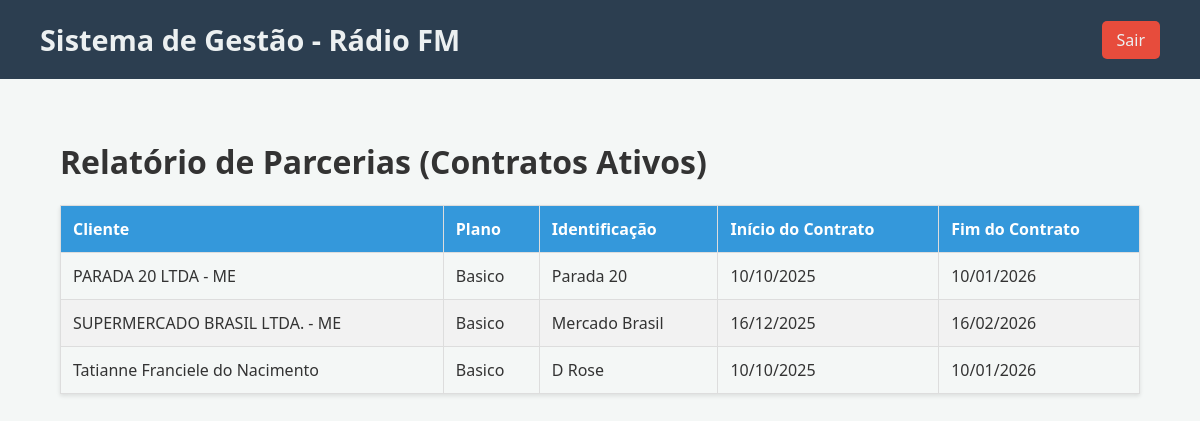
The app's page /controle/relatorio_parcerias.php (signed in) with its own data.
### tables this page shows
CREATE TABLE `contratos` (
  `id` int(11) NOT NULL,
  `identificacao` varchar(255) DEFAULT NULL,
  `cliente_id` int(11) NOT NULL,
  `plano_id` int(11) NOT NULL,
  `valor` decimal(10,2) NOT NULL,
  `data_inicio` date NOT NULL,
  `data_fim` date NOT NULL
);

CREATE TABLE `clientes` (
  `id` int(11) NOT NULL,
  `empresa` varchar(100) NOT NULL,
  `cnpj_cpf` varchar(20) NOT NULL,
  `email` varchar(100) NOT NULL,
  `telefone` varchar(20) DEFAULT NULL,
  `endereco` varchar(200) DEFAULT NULL,
  `credito_permuta` decimal(10,2) DEFAULT 0.00,
  `saldo_permuta` decimal(10,2) NOT NULL DEFAULT 0.00,
  `data_cadastro` datetime NOT NULL,
  `ativo` tinyint(1) DEFAULT 1
);

CREATE TABLE `planos` (
  `id` int(11) NOT NULL,
  `nome` varchar(100) NOT NULL,
  `descricao` text DEFAULT NULL,
  `preco` decimal(10,2) NOT NULL,
  `insercoes_mes` int(11) NOT NULL
);

### controle/relatorio_parcerias.php (the view, shortened to what this page needs)
<?php
$page_title = "Relatório de Parcerias";
require_once 'templates/header.php';
$sql = "
    SELECT
        c.empresa AS nome_cliente,
        p.nome AS nome_plano,
        ct.identificacao,
        ct.data_inicio,
        ct.data_fim
    FROM contratos ct
    JOIN clientes c ON ct.cliente_id = c.id
    JOIN planos p ON ct.plano_id = p.id
    WHERE ct.data_fim >= CURDATE()
    ORDER BY c.empresa, ct.data_inicio
";
$result = $conn->query($sql);
?>
<h1><?php echo $page_title; ?> (Contratos Ativos)</h1>
<table>
    <thead>
        <tr>
            <th>Cliente</th>
            <th>Plano</th>
            <th>Identificação</th>
            <th>Início do Contrato</th>
            <th>Fim do Contrato</th>
        </tr>
    </thead>
    <tbody>
        <?php if ($result && $result->num_rows > 0): ?>
            <?php while($row = $result->fetch_assoc()): ?>
                <tr>
                    <td><?php echo htmlspecialchars($row['nome_cliente']); ?></td>
                    <td><?php echo htmlspecialchars($row['nome_plano']); ?></td>
                    <td><?php echo htmlspecialchars($row['identificacao'] ?: 'N/A'); ?></td>
                    <td><?php echo date("d/m/Y", strtotime($row['data_inicio'])); ?></td>
                    <td><?php echo date("d/m/Y", strtotime($row['data_fim'])); ?></td>
                </tr>
            <?php endwhile; ?>
        <?php else: ?>
            <tr>
                <td colspan="5">Nenhum contrato ativo encontrado.</td>
            </tr>
        <?php endif; ?>
    </tbody>
</table>
<?php
require_once  'templates/footer.php';
?>

### controle/assets/style.css (style rules this page uses)
body { font-family: 'Segoe UI', Tahoma, Geneva, Verdana, sans-serif; background-color: #f4f7f6; margin: 0; padding: 0; color: #333; }
table { width: 100%; border-collapse: collapse; margin-top: 20px; box-shadow: 0 2px 4px rgba(0,0,0,0.1); }
th, td { border: 1px solid #ddd; padding: 12px; text-align: left; }
th { background-color: #3498db; color: white; }
tbody tr:nth-child(even) { background-color: #f2f2f2; }

### records on screen
contratos: cliente.empresa "PARADA 20 LTDA - ME", plano.nome "Basico", identificacao "Parada 20", data_inicio "10/10/2025", data_fim "10/01/2026"
contratos: cliente.empresa "SUPERMERCADO BRASIL LTDA. - ME", plano.nome "Basico", identificacao "Mercado Brasil", data_inicio "16/12/2025", data_fim "16/02/2026"
contratos: cliente.empresa "Tatianne Franciele do Nacimento", plano.nome "Basico", identificacao "D Rose", data_inicio "10/10/2025", data_fim "10/01/2026"

### other values on screen
$page_title "Relatório de Parcerias"
